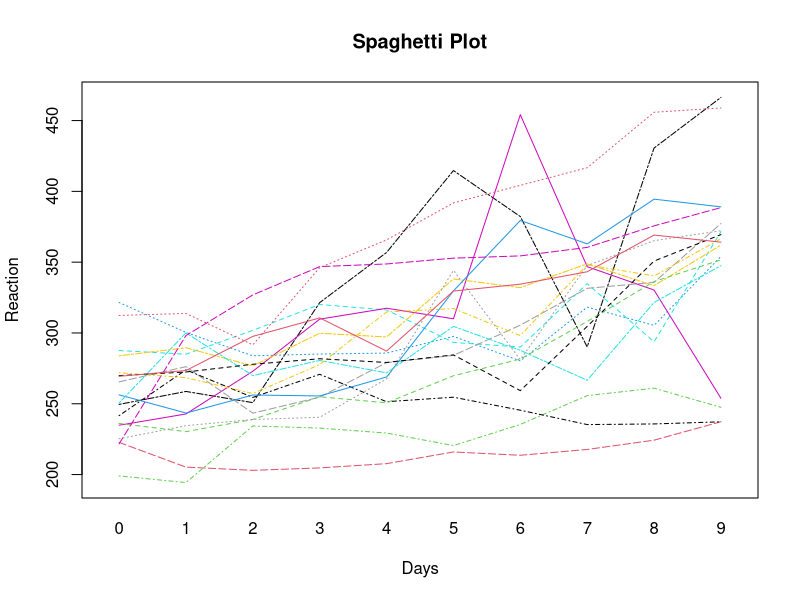
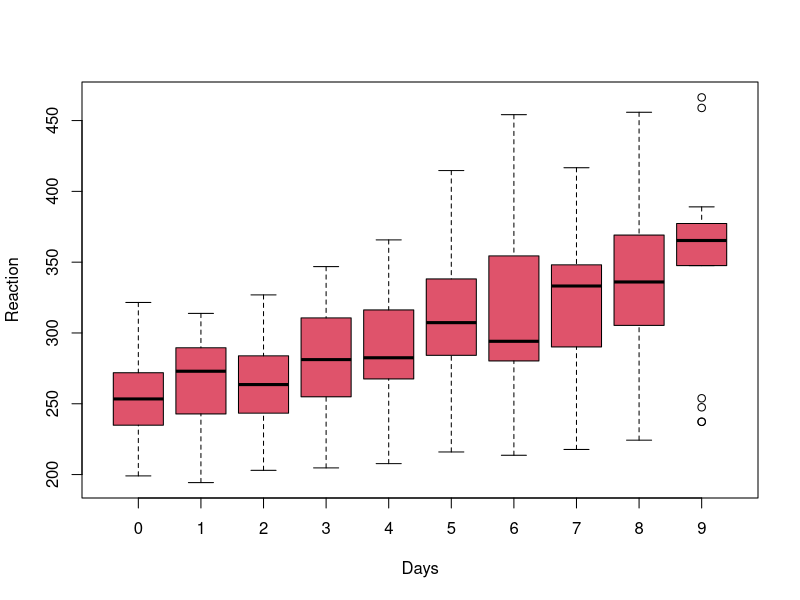
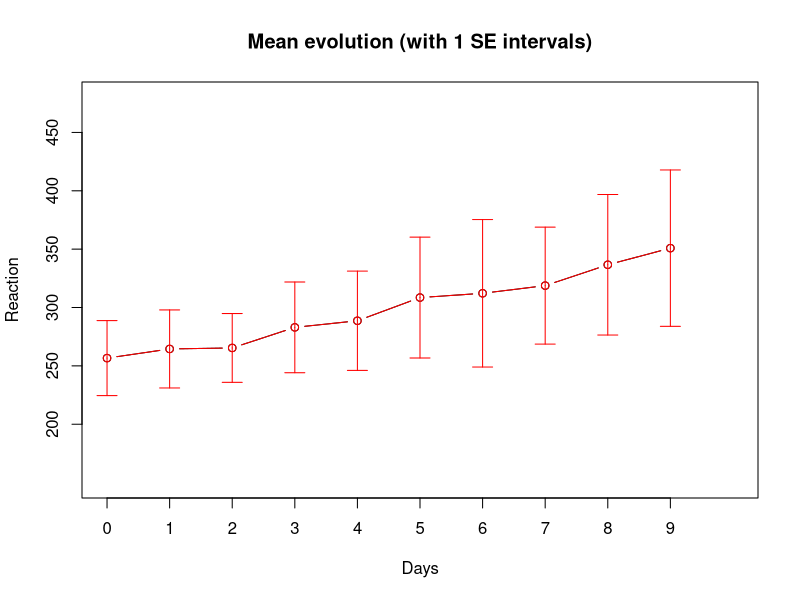
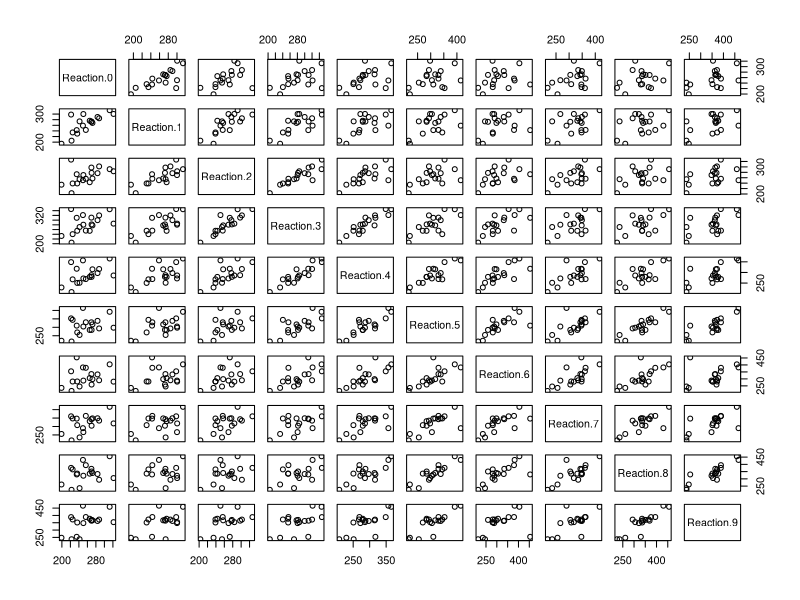
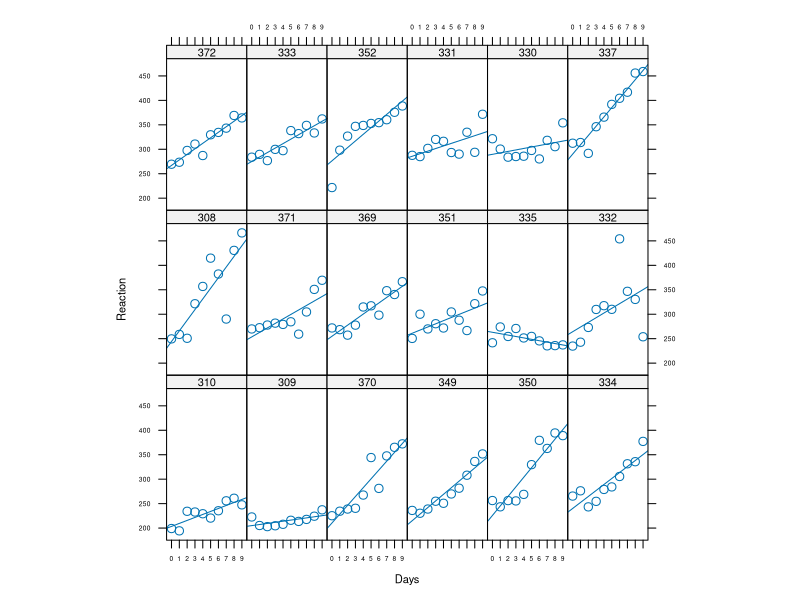
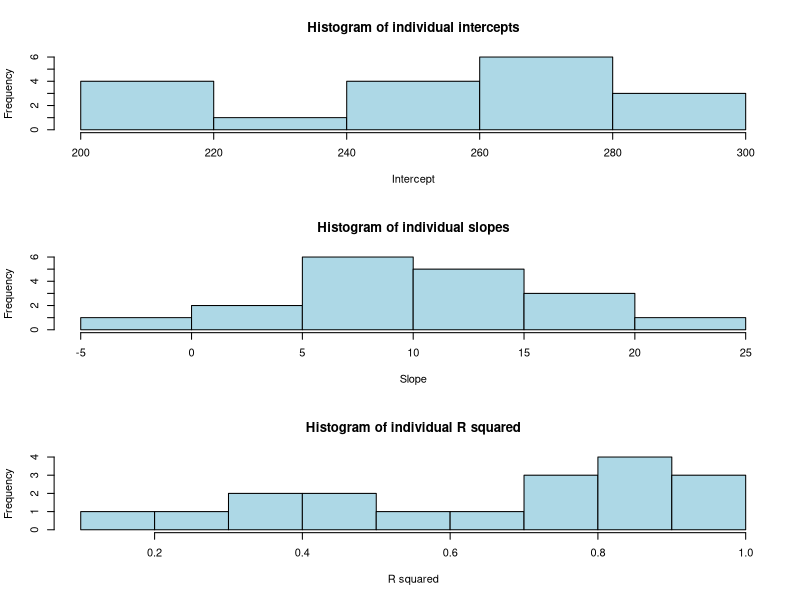

R code for these plots, in order:
## ---- chunk 1
knitr::opts_chunk$set(echo = TRUE)
## ---- chunk 2
library(tidyverse)
library(lattice)
#library(car)
library(lme4)
library(arm)
#library(pkbrtest)
## ---- chunk 3
sleep <- read.table('../sleep.txt')
## ---- chunk 4
n <- sleep$Subject %>% unique %>% length
interaction.plot(sleep$Days, sleep$Subject, sleep$Reaction, xlab="Days", ylab="Reaction", col=c(1:n), legend=F, main='Spaghetti Plot') 
## ---- chunk 5
sleep.mean <- tapply(sleep$Reaction, list(sleep$Days), mean)
sleep.sd <- tapply(sleep$Reaction, list(sleep$Days), sd)
sleep.var <- tapply(sleep$Reaction, list(sleep$Days), var)
sleep.n <- table(sleep$Days)

overview <- cbind(c(0:9), sleep.mean, sleep.sd, sleep.var, sleep.n)
colnames(overview) <- c('Days', 'Mean', 'SD', 'Var', 'n')
round(overview, 2)
## ---- chunk 6
boxplot(Reaction~Days, data=sleep, xlab='Days', ylab='Reaction', col=2)
## ---- chunk 7
# General function to plot error bars
errbar=function(x,y,height,width,lty=1,col="black"){
arrows(x,y,x,y+height,angle=90,length=width,lty=lty, col=col)
arrows(x,y,x,y-height,angle=90,length=width,lty=lty, col=col)}


## Plotting mean evolution
plot(c(0:9), overview[,2] ,type="b",xlim=c(0,10), ylim=c(150,480),xlab="Days",ylab="Reaction",axes=F, main="Mean evolution (with 1 SE intervals)")
axis(side=1,at=c(0:9),labels=c(0:9))
axis(side=2,at=seq(200,450,50))

box()
points(c(0:9), overview[,2],type="b",col="red")
errbar(c(0:9),overview[,2], sleep.sd, 0.1, col="red")


## ---- chunk 8
## Reshaping the data into a wide form
sleep.resh <- reshape(sleep, timevar = "Days", idvar = c("Subject"), direction = "wide")
sleep.resh


# check normality of variables Reaction.X
for (i in c(2:11)){
  print(shapiro.test(sleep.resh[,i]))
}
## ---- chunk 9
## Correlation between the Reaction scores at different days
cor(sleep.resh[, 2:11], method='spearman')

pairs(sleep.resh[, 2:11])



## ---- chunk 10
## Trellis graph
## Displaying the linear regression per person

cf <-sapply(sleep$Subject, function(x) coef(lm(Reaction~Days, data=subset(sleep, Subject==x))))

Sx <-reorder(sleep$Subject, cf[1,]) 
# 
xyplot(Reaction ~ Days|Sx, data=sleep, type=c('p', 'r'), auto.key=T,aspect="xy", par.settings=list(axis.text=list(cex=0.6), fontsize=list(text=8, points=10)), scales=list(x=list(at=c(0:9),labels=c("0","1","2", "3", "4", "5", "6", "7", "8", "9"))))



## ---- chunk 11
## Linear regression per participant of Reaction on Days

## Coefficients
lin.reg.coef <- by(sleep, sleep$Subject, function(data) coef(lm(Reaction ~ Days, data=data)))
lin.reg.coef1 <- unlist(lin.reg.coef)
names(lin.reg.coef1) <- NULL
lin.reg.coef2=matrix(lin.reg.coef1,length(lin.reg.coef1)/2,2,byrow = TRUE)

## R squared
lin.reg.r.squared <- by(sleep, sleep$Subject, function(data) summary(lm(Reaction ~ Days, data=data))$r.squared )
lin.reg.r.squared1<- as.vector(unlist(lin.reg.r.squared))

## Histograms
par(mfrow=c(3,1))
hist(lin.reg.coef2[,1],xlab="Intercept",col="lightblue",main="Histogram of individual intercepts")
hist(lin.reg.coef2[,2],xlab="Slope",col="lightblue",main="Histogram of individual slopes")
hist(lin.reg.r.squared1,xlab="R squared",col="lightblue",main="Histogram of individual R squared")

## ---- chunk 12
sleep.reml <- lmer(formula = Reaction ~ 1+Days + (1 + Days|Subject), data=sleep)
summary(sleep.reml)
## ---- chunk 13
confint(sleep.reml,  par=5:6, method='Wald', oldNames=F)
## ---- chunk 14
confint(sleep.reml, method='boot', boot.type='perc', oldNames=F, nsim=500)
confint(sleep.reml, level=0.95, method='profile',   oldNames=F)
## ---- chunk 15
